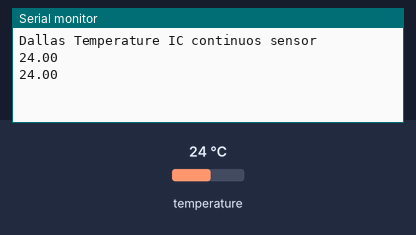
A sketch run on a simulated Arduino Uno, built with avr-gcc and run on an emulated ATmega328P. Parts: the last lines printed to the serial monitor. The inputs (shaded band) are chosen by the test bench; at power-on: temperature 24 °C.

Above: at 3.3 s.
3.4 s: temperature set to 12 °C
At 4.8 s:
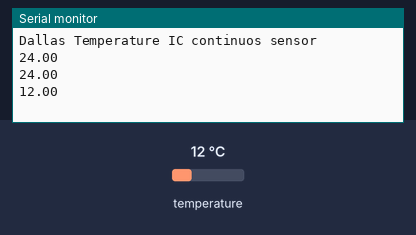
5.9 s: temperature set to 19 °C
At 7.3 s:
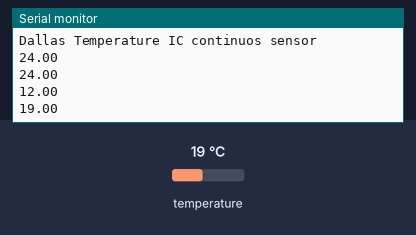
Timing chart, 0 to 8.9 s (numbered marks = the images above; inputs shaded):
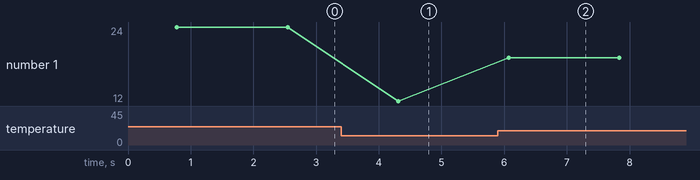

The sketch:

temp_controller.ino
```cpp
// ardunino code for temperature reader
// based on https://create.arduino.cc/projecthub/TheGadgetBoy/ds18b20-digital-temperature-sensor-and-arduino-9cc806

#include <OneWire.h>
#include <DallasTemperature.h>
// Data wire is plugged into pin 2 on the Arduino
#define ONE_WIRE_BUS 2
OneWire oneWire(ONE_WIRE_BUS);
DallasTemperature sensors(&oneWire);

void setup(void)
{
 Serial.begin(9600);
 Serial.println("Dallas Temperature IC continuos sensor");
 sensors.begin();
}

void loop(void)
{
 sensors.requestTemperatures(); // Send the command to get temperature readings
 Serial.println(sensors.getTempCByIndex(0));
 delay(1000);
}
```

Measured:
- after the input at 3.4 s, the serial monitor: prints a new line after 0.91 s (image 1)
- after the input at 5.9 s, the serial monitor: prints a new line after 0.17 s (image 2)
- plotted number 1: 24 → 12 after the input at 3.4 s, 12 → 19 after the input at 5.9 s
